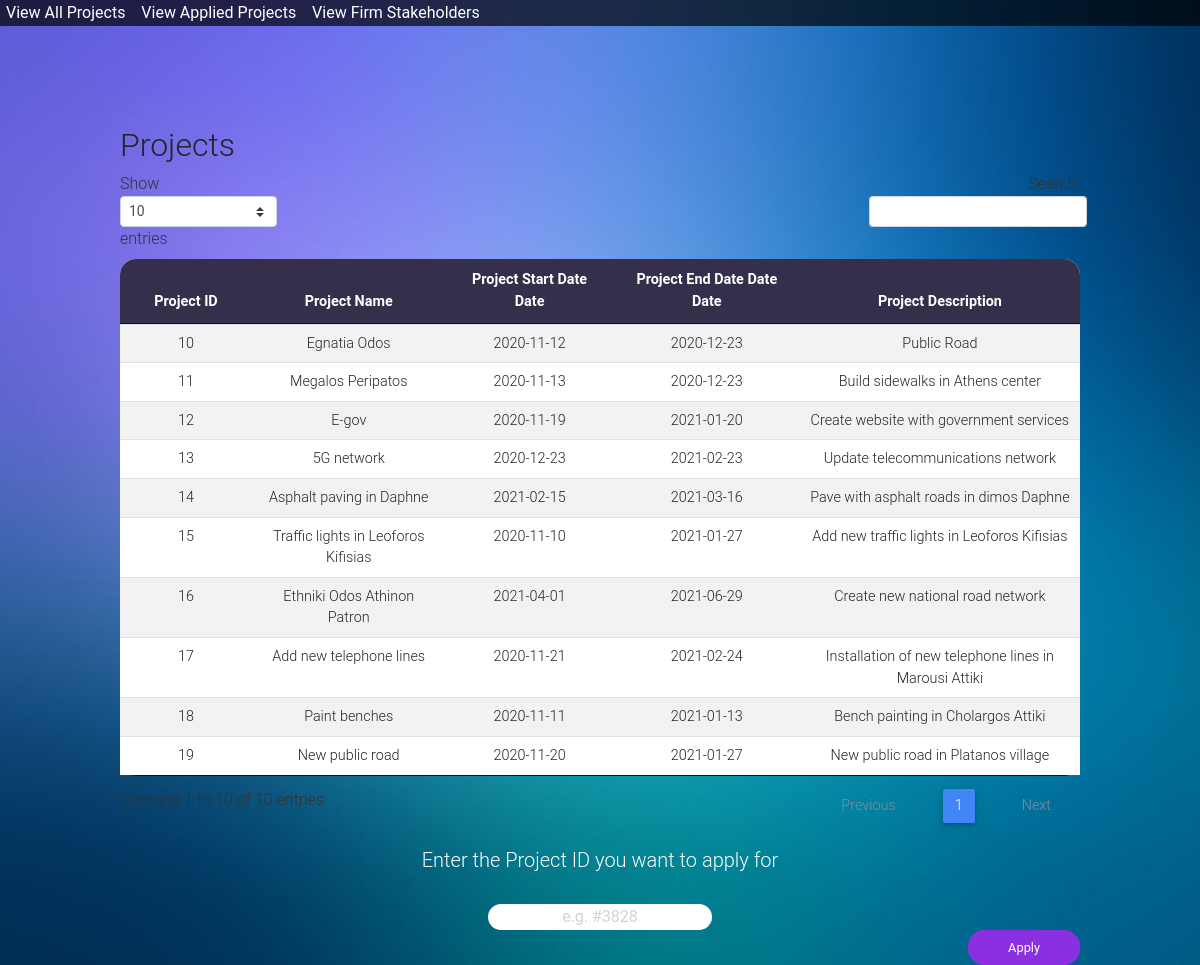
Before: /CoI/projects_FR.php with the older database file.
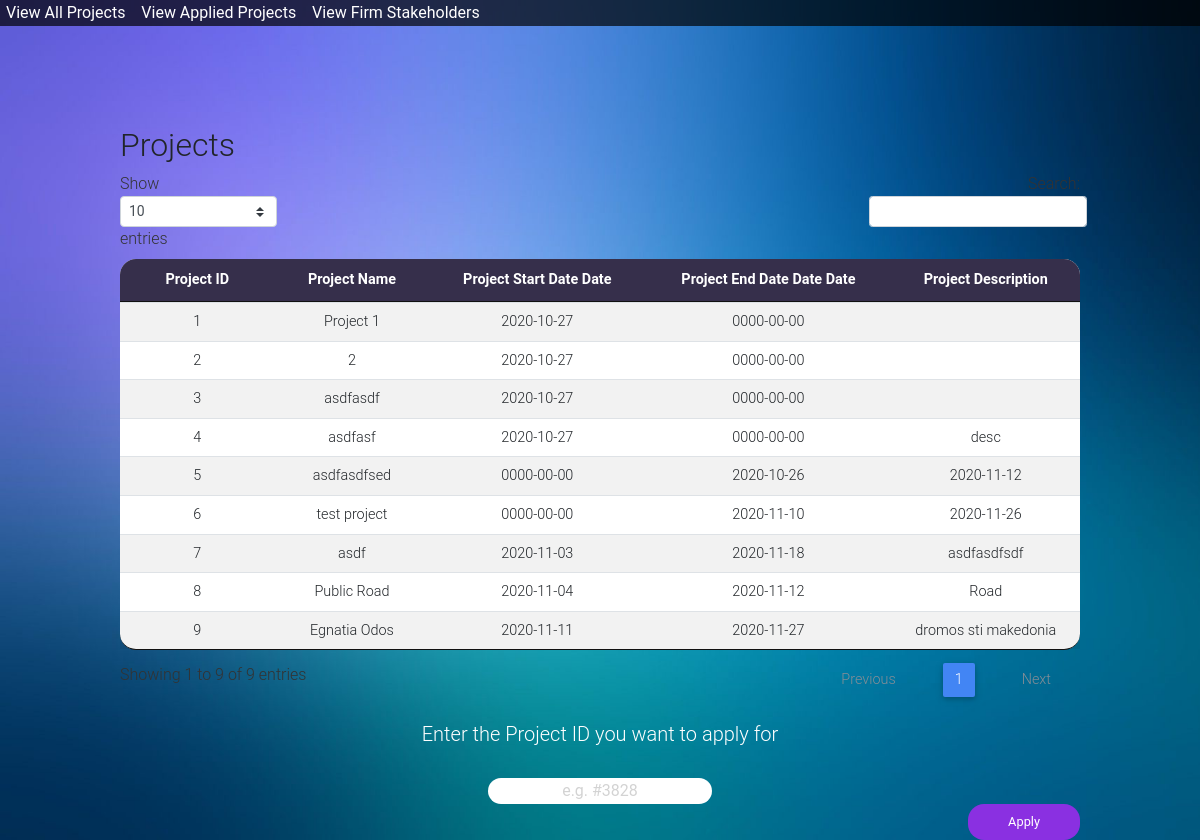
After: the same page with the newer database file.
### tables this page shows
CREATE TABLE `projects` (
  `project_id` int(12) NOT NULL,
  `project_name` varchar(255) NOT NULL,
  `project_start_date` date NOT NULL,
  `project_end_date` date NOT NULL,
  `project_desc` varchar(1000) NOT NULL
);

### CoI/projects_FR.php (the view, shortened to what this page needs)
<?php
include('header.php');
include('connect.php');
?>
<div class="tab">
  <button class="tablinks" id="defaultOpen" onclick="openTab(event, 'View All Projects')">View All Projects</button>
  <button class="tablinks" onclick="openTab(event, 'View Applied Projects')">View Applied Projects</button>
  <button class="tablinks" onclick="openTab(event, 'View Firm Stakeholders')">View Firm Stakeholders</button>
</div>
<div id="View All Projects" class="tabcontent" id="defaultOpen">
  <div class="wrapper-table">
    <div class="page-header clearfix">
      <h2 class="pull-left">Projects</h2>
    </div>
    <?php
    $sql = "SELECT * FROM projects";
    if ($result = mysqli_query($conn, $sql)) {
      if (mysqli_num_rows($result) > 0) {
        echo  "<table id='projects' class='table table-striped table-sm project-table' cellspacing='0' width='100%'>";
        echo "<thead>";
        echo "<tr>";
        echo "<th class='th-sm' id ='th-first' >Project ID</th>";
        echo "<th class='th-sm'>Project Name</th>";
        echo "<th class='th-sm'>Project Start Date Date</th>";
        echo "<th class='th-sm'>Project End Date Date Date</th>";
        echo "<th class='th-sm' id='th-last'>Project Description</th>";
        echo "</tr>";
        echo "</thead>";
        echo "<tbody>";
        while ($row = mysqli_fetch_array($result)) {
          echo "<tr>";
          echo "<td>" . $row['project_id'] . "</td>";
          echo "<td>" . $row['project_name'] . "</td>";
          echo "<td>" . $row['project_start_date'] . "</td>";
          echo "<td>" . $row['project_end_date'] . "</td>";
          echo "<td>" . $row['project_desc'] . "</td>";
          echo "</tr>";
        }
        echo "</table>";
      } else {
        echo "<p class='lead'><em>No records were found.</em></p>";
      }
    } else {
      echo "ERROR: Could not able to execute $sql. " . mysqli_error($conn);
    }
    echo "<form method='post'>";
    echo "<center>";
    echo "<h5 style='color:white'>Enter the Project ID you want to apply for</h5>";
    echo "<br>";
    echo "<input type='text' placeholder='e.g. #3828' name='idInput' class='idInput' required>";
    echo "</center>";
    echo "<input type='submit' value='Apply' name='apply' class='submit-button'>";
    echo "</form>";
    ?>
  </div>
</div>
<?php include('footer.php') ?>
</body>
</html>

### CoI/header.php (shortened to what this page needs)
<!DOCTYPE html>
<html lang="zxx">
    <head>
        <link rel="stylesheet" type="text/css" href="css/jquery.dataTables.min.css" />
        <link rel="stylesheet" href="css/bootstrap.min.css" type="text/css">
        <link rel="stylesheet" href="css/style.css" type="text/css">
        <link rel="stylesheet" href="css/mdb.min.css" type="text/css">
    </head>
<body>

### CoI/footer.php (shortened to what this page needs)
</body>
</html>

### CoI/css/style.css (style rules this page uses)
html, body { height: 100%; font-family: Segoe UI; }
body { background-image: url("../assets/Background.png"); background-size: cover; background-repeat: no-repeat; background-attachment: fixed; }
.wrapper-table { margin-top:100px; margin-bottom: 100px; width:80%; margin-left:auto; margin-right:auto; }
.project-table { border-radius: 1rem; background-color: white; text-align: center; }
th { background-color:#362F4B; border-color: black; color:white; }
#th-first { border-radius: 16px 0px 0px 0px; }
#th-last { border-radius: 0px 16px 0px 0px; }
.idInput { border-radius: 1rem; border-color: white; border-width:0; text-align:center; }
::placeholder { color:lightgray; }
.submit-button { border-radius: 1rem; border-width:0; text-align:center; float:right; color:white; background-color: #8A30E1; padding:8px; padding-right: 40px; padding-left: 40px; font-size:80%; }
.tablinks { background-color: Transparent; background-repeat:no-repeat; color: white; border: none; cursor:pointer; overflow: hidden; outline:none; }
.tab { background-color: rgba(0, 0, 0, 0.692); }

Changed rows visible on the page:
removed projects: project_id "10", project_name "Egnatia Odos", project_start_date "2020-11-12", project_end_date "2020-12-23", project_desc "Public Road"
removed projects: project_id "11", project_name "Megalos Peripatos", project_start_date "2020-11-13", project_end_date "2020-12-23", project_desc "Build sidewalks in Athens center"
removed projects: project_id "12", project_name "E-gov", project_start_date "2020-11-19", project_end_date "2021-01-20", project_desc "Create website with government services"
removed projects: project_id "13", project_name "5G network", project_start_date "2020-12-23", project_end_date "2021-02-23", project_desc "Update telecommunications network"
removed projects: project_id "14", project_name "Asphalt paving in Daphne", project_start_date "2021-02-15", project_end_date "2021-03-16", project_desc "Pave with asphalt roads in dimos Daphne"
removed projects: project_id "15", project_name "Traffic lights in Leoforos Kifisias", project_start_date "2020-11-10", project_end_date "2021-01-27", project_desc "Add new traffic lights in Leoforos Kifisias"
removed projects: project_id "16", project_name "Ethniki Odos Athinon Patron", project_start_date "2021-04-01", project_end_date "2021-06-29", project_desc "Create new national road network"
removed projects: project_id "17", project_name "Add new telephone lines", project_start_date "2020-11-21", project_end_date "2021-02-24", project_desc "Installation of new telephone lines in Marousi Attiki"
removed projects: project_id "18", project_name "Paint benches", project_start_date "2020-11-11", project_end_date "2021-01-13", project_desc "Bench painting in Cholargos Attiki"
removed projects: project_id "19", project_name "New public road", project_start_date "2020-11-20", project_end_date "2021-01-27", project_desc "New public road in Platanos village"
added projects: project_id "1", project_name "Project 1", project_start_date "2020-10-27", project_end_date "0000-00-00"
added projects: project_id "2", project_name "2", project_start_date "2020-10-27", project_end_date "0000-00-00"
added projects: project_id "3", project_name "asdfasdf", project_start_date "2020-10-27", project_end_date "0000-00-00"
added projects: project_id "4", project_name "asdfasf", project_start_date "2020-10-27", project_end_date "0000-00-00", project_desc "desc"
added projects: project_id "5", project_name "asdfasdfsed", project_start_date "0000-00-00", project_end_date "2020-10-26", project_desc "2020-11-12"
added projects: project_id "6", project_name "test project", project_start_date "0000-00-00", project_end_date "2020-11-10", project_desc "2020-11-26"
added projects: project_id "7", project_name "asdf", project_start_date "2020-11-03", project_end_date "2020-11-18", project_desc "asdfasdfsdf"
added projects: project_id "8", project_name "Public Road", project_start_date "2020-11-04", project_end_date "2020-11-12", project_desc "Road"
added projects: project_id "9", project_name "Egnatia Odos", project_start_date "2020-11-11", project_end_date "2020-11-27", project_desc "dromos sti makedonia"
Other visible differences:
text written by a page script: "Show entries Showing 1 to 10 of 10 entries Previous 1 Next" → "Show entries Showing 1 to 9 of 9 entries Previous 1 Next"
